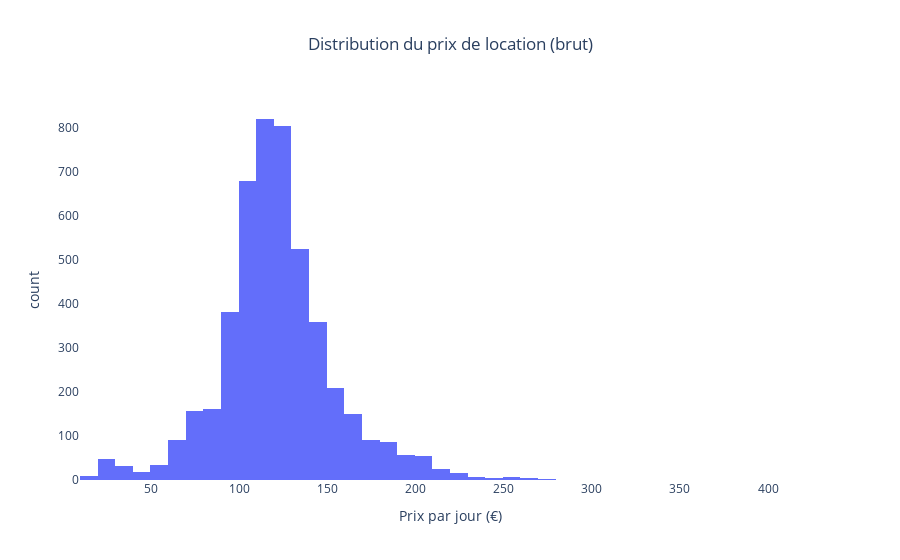
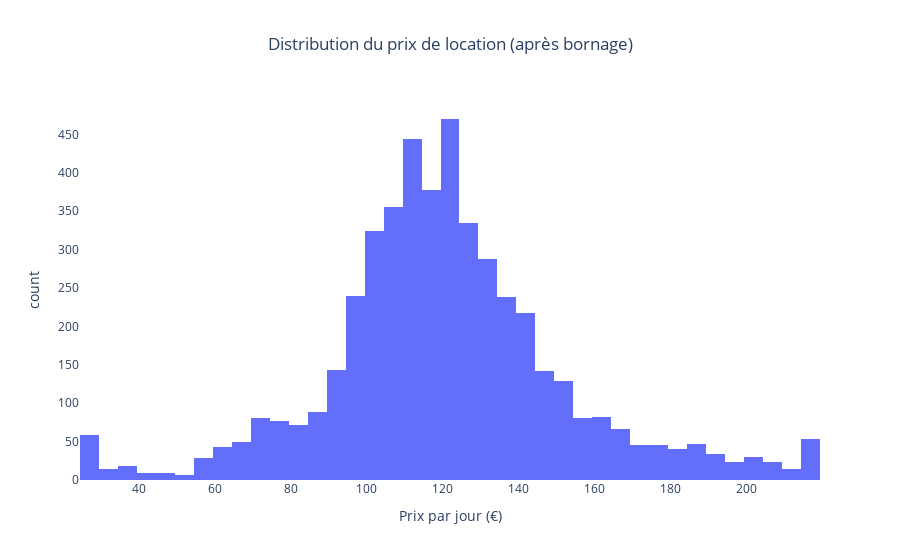

Notebook source saved alongside these figures, in order:
### Code cell
# Quick inspection of the core variable
print("Statistiques brutes sur rental_price_per_day :")
display(
    df_pricing["rental_price_per_day"].describe(
        percentiles=[0.01, 0.25, 0.5, 0.75, 0.99]
    )
)

fig_raw = px.histogram(
    df_pricing,
    x="rental_price_per_day",
    nbins=50,
    title="Distribution du prix de location (brut)",
    labels={"rental_price_per_day": "Prix par jour (€)", "count": "Nombre"},
)
fig_raw.update_layout(title_x=0.5, plot_bgcolor="white")
fig_raw.show()

# Clip prices to the 1st–99th percentile range to reduce the impact of extreme values
q_low, q_high = df_pricing["rental_price_per_day"].quantile([0.01, 0.99])
print(f"Bornage retenu : [{q_low:.1f} €, {q_high:.1f} €] (1er-99e percentile)")

dfp = df_pricing.copy()
dfp["rental_price_clipped"] = dfp["rental_price_per_day"].clip(q_low, q_high)

print("\nStatistiques après bornage (rental_price_clipped) :")
display(
    dfp[["rental_price_per_day", "rental_price_clipped"]].describe(
        percentiles=[0.01, 0.25, 0.5, 0.75, 0.99]
    )
)

fig_clip = px.histogram(
    dfp,
    x="rental_price_clipped",
    nbins=50,
    title="Distribution du prix de location (après bornage)",
    labels={"rental_price_clipped": "Prix par jour (€)", "count": "Nombre"},
)
fig_clip.update_layout(title_x=0.5, plot_bgcolor="white")
fig_clip.show()

# Compare Connect vs non-Connect using clipped prices (more robust to extremes)
if "has_getaround_connect" in dfp.columns:
    dfp["has_getaround_connect"] = (
        dfp["has_getaround_connect"].astype("boolean").fillna(False)
    )
else:
    raise ValueError("Column 'has_getaround_connect' is missing from df_pricing.")

connect_stats = (
    dfp.groupby("has_getaround_connect")["rental_price_clipped"]
    .agg(["count", "mean", "median", "std"])
    .rename(
        index={True: "Connect = True", False: "Connect = False"},
        columns={
            "count": "nb_voitures",
            "mean": "prix_moyen_journalier",
            "median": "prix_médian_journalier",
            "std": "écart_type",
        },
    )
)

print("\nPrix journalier par statut 'Getaround Connect' (après bornage) :")
display(connect_stats)

fig_box = px.box(
    dfp,
    x="has_getaround_connect",
    y="rental_price_clipped",
    color="has_getaround_connect",
    title="Comparaison du prix par jour selon le statut Connect",
    labels={
        "has_getaround_connect": "Véhicule équipé Connect ?",
        "rental_price_clipped": "Prix par jour (€)",
    },
    points="outliers",  # less clutter than "all"
)
fig_box.update_layout(title_x=0.5, plot_bgcolor="white", showlegend=False)
fig_box.show()

# Mean prices to reuse in the business simulation / dashboard
mean_price_connect = dfp.loc[dfp["has_getaround_connect"], "rental_price_clipped"].mean()
mean_price_nonconnect = dfp.loc[~dfp["has_getaround_connect"], "rental_price_clipped"].mean()
mean_price_global = dfp["rental_price_clipped"].mean()

print("\nRésumé pour le dashboard (€/jour moyens à utiliser) :")
print(f"- Moyenne globale        : {mean_price_global:.1f} €/jour")
print(f"- Moyenne non-Connect    : {mean_price_nonconnect:.1f} €/jour")
print(f"- Moyenne Connect        : {mean_price_connect:.1f} €/jour")

### Figure 1 — Plotly figure (JSON) as saved in the notebook; plotly's stock layout.template omitted (floating-point values rounded to 4 significant figures; data arrays with more than 128 entries replaced by an {"elided": "..."} marker saying what was removed)
{"data": [{"bingroup": "x", "hovertemplate": "Prix par jour (€)=%{x}<br>count=%{y}<extra></extra>", "legendgroup": "", "marker": {"color": "#636efa", "pattern": {"shape": ""}}, "name": "", "nbinsx": 50, "orientation": "v", "showlegend": false, "type": "histogram", "x": {"elided": "4843 int values"}, "xaxis": "x", "yaxis": "y"}], "layout": {"barmode": "relative", "legend": {"tracegroupgap": 0}, "plot_bgcolor": "white", "title": {"text": "Distribution du prix de location (brut)", "x": 0.5}, "xaxis": {"anchor": "y", "domain": [0, 1], "title": {"text": "Prix par jour (€)"}}, "yaxis": {"anchor": "x", "domain": [0, 1], "title": {"text": "count"}}}}

### Figure 2 — Plotly figure (JSON) as saved in the notebook; plotly's stock layout.template omitted (floating-point values rounded to 4 significant figures; data arrays with more than 128 entries replaced by an {"elided": "..."} marker saying what was removed)
{"data": [{"bingroup": "x", "hovertemplate": "Prix par jour (€)=%{x}<br>count=%{y}<extra></extra>", "legendgroup": "", "marker": {"color": "#636efa", "pattern": {"shape": ""}}, "name": "", "nbinsx": 50, "orientation": "v", "showlegend": false, "type": "histogram", "x": {"elided": "4843 int values"}, "xaxis": "x", "yaxis": "y"}], "layout": {"barmode": "relative", "legend": {"tracegroupgap": 0}, "plot_bgcolor": "white", "title": {"text": "Distribution du prix de location (après bornage)", "x": 0.5}, "xaxis": {"anchor": "y", "domain": [0, 1], "title": {"text": "Prix par jour (€)"}}, "yaxis": {"anchor": "x", "domain": [0, 1], "title": {"text": "count"}}}}
